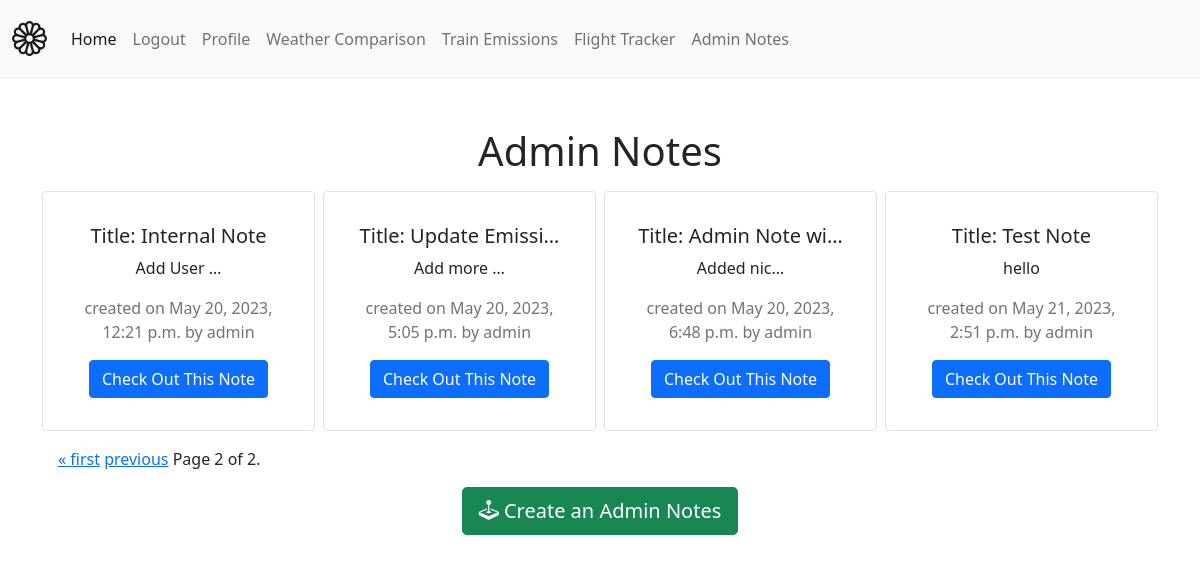
The app's page /internal/notes/?page=2 (signed in), older data.
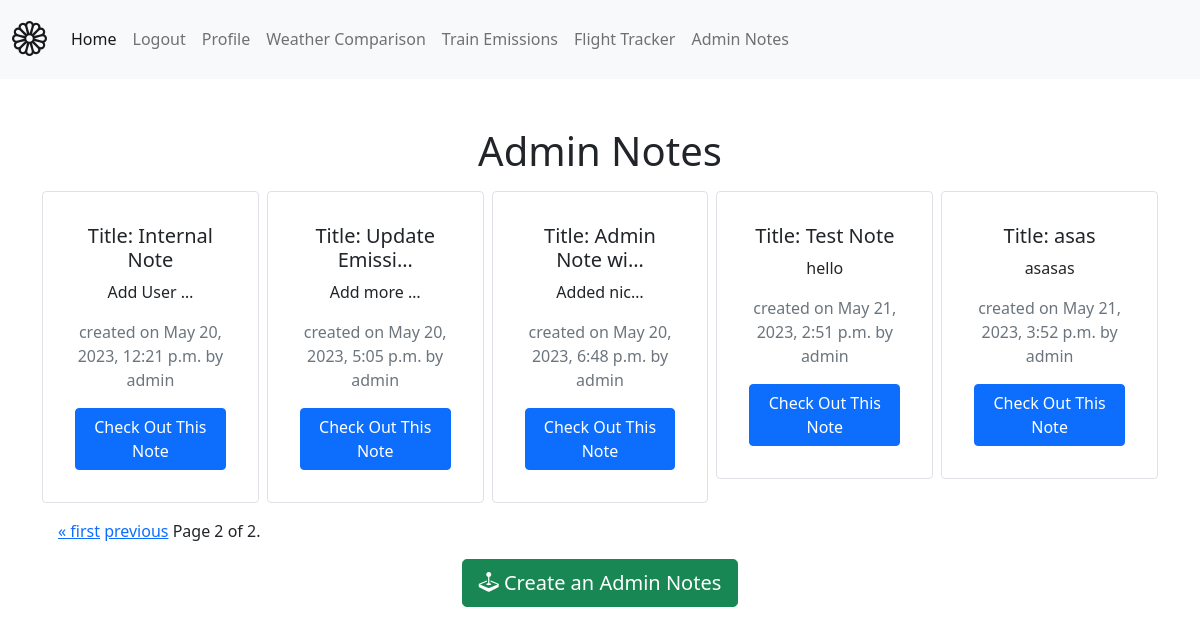
The same page, newer data.
### notes/models.py (models this page shows)
class Notes(models.Model):
    title = models.CharField(max_length=200)
    content = models.TextField()
    created_at = models.DateTimeField(auto_now_add=True) # auto_now_add=True -> auto set date and time when note is created

### notes/views.py (the view)
# urls.py: path("notes/", views.notes_list, name="notes_list"), # name can be used to refer to this url in templates via <a href="{% url 'notes_list' %}">Notes</a>
@login_required(login_url='login')
def notes_list(request):
    all_notes = Notes.objects.all() # get all notes from db
    paginator = Paginator(all_notes, 6) # split notes into pages of 4
    try:
        page_number = request.GET.get("page")
        page_obj = paginator.get_page(page_number)
        return render(request, 'notes/notes_list.html', {"page_obj": page_obj}) # return request, template, context
    except EmptyPage:
        page_obj = paginator.get_page(paginator.num_pages)
        return render(request, 'notes/notes_list.html', {"page_obj": page_obj})
    except PageNotAnInteger:
        page_obj = paginator.get_page(1)
        return render(request, 'notes/notes_list.html', {"page_obj": page_obj})

### notes/templates/notes/notes_list.html (shortened to what this page needs)
{% extends "base.html" %}
{% block content %}
<h1 class="m-3"> Admin Notes</h1>
<div class="card-group row row-cols3 g-2">
{% for note in page_obj %}
    <div class="col">
        <div class="p-3 border card">
            <div class="card-body">
                <h5 class="card-title">Title: {{ note.title|truncatechars:14 }}</h5>
                <p class="card-text">{{ note.content|truncatechars:10 }}</p>
                <p class="text-muted">created on {{ note.created_at }} by admin </p>
                <a href="{% url 'notes_list' %}{{note.id}}" type="button" class="btn btn-primary">Check Out This Note</a>
            </div>
        </div>
    </div>
{% endfor %}
</div>
<div class="pagination m-3">
    <span class="step-links">
        {% if page_obj.has_previous %}
            <a href="?page=1">&laquo; first</a>
            <a href="?page={{ page_obj.previous_page_number }}">previous</a>
        {% endif %}
        <span class="current">
            Page {{ page_obj.number }} of {{ page_obj.paginator.num_pages }}.
        </span>
    </span>
</div>
<a href="{% url 'notes_create' %}" type="button" class="btn btn-success btn-lg"><i class="bi bi-joystick"></i> Create an Admin Notes</a>
{% endblock %}

### static/templates/base.html (shortened to what this page needs)
{% load static %}
<!DOCTYPE html>
<html lang="en">
<head>
    <link href="https://cdn.jsdelivr.net/npm/bootstrap@5.0.2/dist/css/bootstrap.min.css" rel="stylesheet">
    <link rel="stylesheet" href="https://cdn.jsdelivr.net/npm/bootstrap-icons@1.5.0/font/bootstrap-icons.css">
</head>
<body>
    <nav class="navbar navbar-expand-lg navbar-light bg-light">
    <div class="container-fluid">
        <a class="navbar-brand" href="{% url 'home_page'%}"><i class="bi bi-flower1" style="font-size: 35px;"></i></a>
        <div class="collapse navbar-collapse" id="navbarNav">
        <ul class="navbar-nav">
            <li class="nav-item">
            <a class="nav-link active" aria-current="page" href="{% url 'home_page'%}">Home</a>
            </li>
            {% if user.is_authenticated %}
            <li class="nav-item">
            <a class="nav-link" href="{% url 'logout'%}">Logout</a>
            </li>
            <li class="nav-item">
            <a class="nav-link" href="{% url 'profile'%}">Profile</a>
            </li>
            {% endif %}
            <li class="nav-item">
            <a class="nav-link" href="{% url 'weather' %}">Weather Comparison</a>
            </li>
            <li class="nav-item">
            <a class="nav-link" href="{% url 'emissions' %}">Train Emissions</a>
            </li>
            {% if user.is_authenticated %}
            <li class="nav-item">
            <a class="nav-link" href="{% url 'travel_tracker' %}">Flight Tracker</a>
            </li>
            {% endif %}
            {% if user.is_superuser %}
            <li class="nav-item">
            <a class="nav-link" href="{% url 'notes_list' %}">Admin Notes</a>
            </li>
            {% endif %}
        </ul>
        </div>
    </div>
    </nav>
    <div class="my-5 text-center container">
    {% block content %}
    {% endblock %}
    </div>
</body>
</html>

Row changes from the older to the newer data that the page shows:
added Notes: title "asas", content "asasas", created_at "May 21, 2023, 3:52 p.m."
